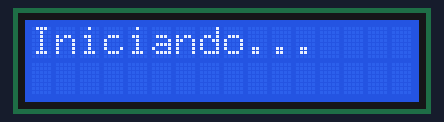
Simulated run of this sketch. Board: Arduino Uno, built with avr-gcc and run on an emulated ATmega328P. On the bench: 16×2 character LCD.

Above: at 0.1 s.
At 1.1 s:
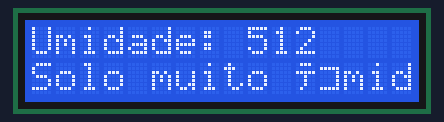

The sketch:

SenSolo_Tinker.ino
```cpp
#include <LiquidCrystal.h>

// Conecta os pinos no Arduino
const int rs = 3, en = 4, d4 = A2, d5 = A3, d6 = A4, d7 = A5;
LiquidCrystal lcd(rs, en, d4, d5, d6, d7);

const int sensorPin = A0; // Pino do sensor de umidade
const int umidadeSeca = 400; // Ajuste de acordo com o seu sensor
const int umidadeUmida = 500; // Ajuste de acordo com o seu sensor

void setup() {
  lcd.begin(16, 2);
  lcd.print("Iniciando...");
  delay(1000);
  lcd.clear();
}

void loop() {
  int umidade = analogRead(sensorPin);

  lcd.setCursor(0, 0);
  lcd.print("Umidade: ");
  lcd.print(umidade);

// Controle com histerese
  if (umidade < umidadeSeca) {
    lcd.setCursor(0, 1);
    lcd.print("Solo muito seco");
  } else if (umidade > umidadeUmida) {
    lcd.setCursor(0, 1);
    lcd.print("Solo muito úmido");
  } else {
    lcd.setCursor(0, 1);
    lcd.print("Umidade adequada");
  }

  // 1 hora
  delay(3600000);
}
```
